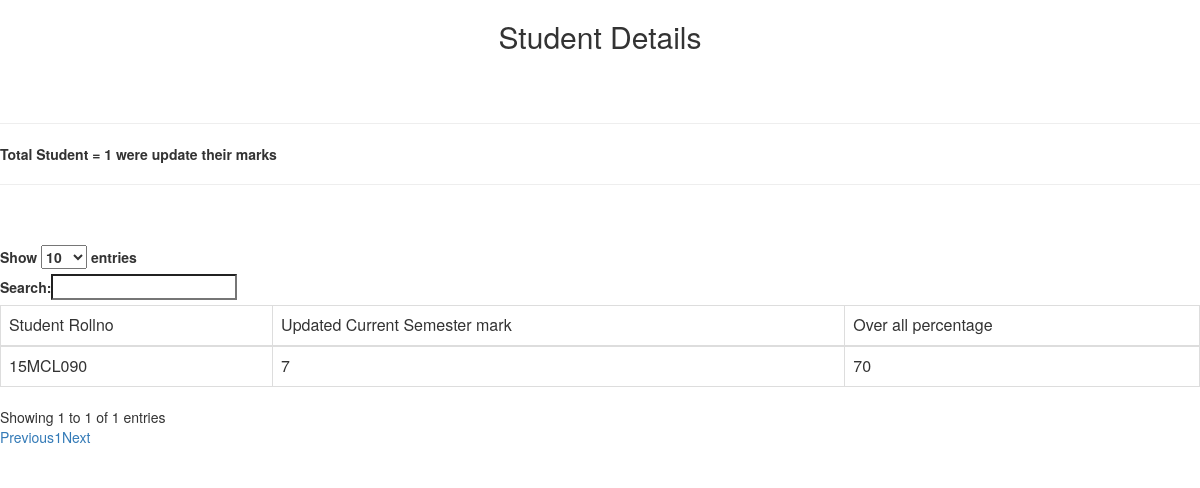
The app's page /sview.php (signed in) with its own data.
### tables this page shows
CREATE TABLE `markupdate` (
  `rollno` varchar(15) NOT NULL,
  `department` varchar(20) NOT NULL,
  `mark` int(3) NOT NULL,
  `cp` int(3) NOT NULL
);

### sview.php (the view, shortened to what this page needs)
<html>
<head>
    <link rel="stylesheet" href="https://maxcdn.bootstrapcdn.com/bootstrap/3.3.7/css/bootstrap.min.css">
    <link rel="stylesheet" href="https://maxcdn.bootstrapcdn.com/bootstrap/3.3.6/css/bootstrap.min.css" />
    <link rel="stylesheet" href="https://cdn.datatables.net/1.10.12/css/dataTables.bootstrap.min.css" />
</head>
<body>
<b><center><h2>Student Details
</h2></center></b><br><br>
	 <div class="row">
<div class="col-md-12" >
        <form name="add_name" method="post">
            <div id="table" class="table-responsive">
                <table id="myTable" class="table table-bordered table-hover">
                    <?php
$dep=$_SESSION['dep'];
				$d="select * from markupdate where department='$dep'";
				$mm=mysql_query($d);
				$count=mysql_num_rows($mm);
				echo "<hr><b>Total Student = $count were update their marks</b><hr><br><Br>";
echo " <thead>";
    echo "<tr><td>Student Rollno</td>";
	echo "<td>Updated Current Semester mark</td>";
					echo "<td>Over all percentage</td>";
			echo"</tr>";
  echo"</thead>";
echo "<tbody>";
while($row=mysql_fetch_array($mm))
{
echo "<tr><td>$row[rollno]</td>";
	echo"<td>$row[mark]</td>";
	   echo "<td>$row[cp]</td>";
	  echo "</tr>";
}
 echo "</tbody>";
                    ?>
                </table>
            </div>
			</div>
</body>
</html>

### records on screen
markupdate: rollno "15MCL090", mark "7", cp "70"

### other values on screen
$count "1"
